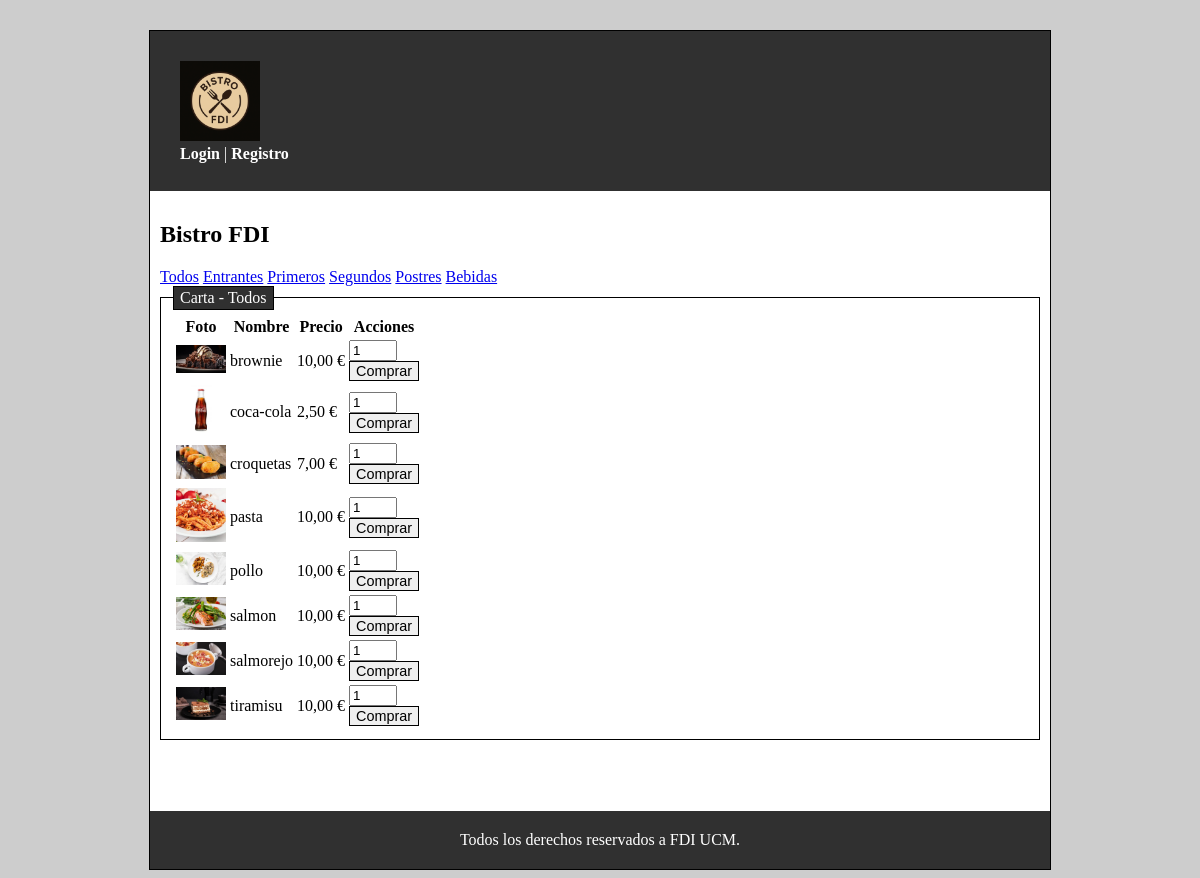
Page /carta.php on the committed database.
### tables this page shows
CREATE TABLE `Producto` (
    `nombre` varchar(15) NOT NULL,
    `precio` float NOT NULL,
    `disponibilidad` boolean NOT NULL DEFAULT 1,
    `iva` float NOT NULL DEFAULT 21,
    `ofertado` boolean NOT NULL DEFAULT 0,
    `descripcion` varchar(50) NOT NULL,
    `imagen` varchar(50) NOT NULL,
    `cocinable` boolean NOT NULL,
    `categoria` varchar(15) NOT NULL,
    PRIMARY KEY (`nombre`),
    FOREIGN KEY (`categoria`) REFERENCES `Categoria`(`nombre`)
);

### includes/productos/Producto.php (called while the page is built, shortened)
<?php
class Producto {
    public static function listarProductos()
    {
        $conn = Aplicacion::getInstance()->getConexionBd();
        $query = sprintf("SELECT nombre, precio, categoria, descripcion, imagen FROM Producto WHERE ofertado=true");
        $rs = $conn->query($query);
        $productos = [];
        if ($rs ) {
            while($fila = $rs->fetch_assoc()){
                $productos[] = $fila;
            }
            return $productos;
        }
        return false;
    }
}

### includes/aplicacion.php (called while the page is built, shortened)
<?php
class Aplicacion
{
    private static $instancia;
    public static function getInstance()
    {
        if (!self::$instancia instanceof self )
        {
            self::$instancia = new static();
        }
        return self::$instancia;
    }
    public function isCurrentUserLogged()
    {
        return isset($_SESSION['login']);
    }
}

### includes/config.php (called while the page is built, shortened)
<?php
require_once __DIR__ . '/aplicacion.php';
spl_autoload_register(function ($class) {
    $prefix = 'BistroFDI\\';
    $base_dir = __DIR__ . "/";
    $len = strlen($prefix);
    $relative_class = substr($class, $len);
    $file = str_replace('\\', '/', $base_dir) . str_replace("\\", '/', $relative_class) . '.php';
});

### includes/tables/tabla.php (the view, shortened to what this page needs)
<?php
abstract class Tabla {
    protected $columnas;
    protected $datos;
    protected $mostrarAcciones;
    public function __construct($columnas, $datos, $mostrarAcciones) {
        $this->columnas = $columnas;
        $this->datos = $datos;
        $this->mostrarAcciones = $mostrarAcciones;
    }
    private function generaCabecera() {
        $html = "<thead><tr>";
        foreach ($this->columnas as $titulo) {
            $html .= "<th>" . htmlspecialchars($titulo) . "</th>";
        }
        if ($this->mostrarAcciones) {
            $html .= "<th>Acciones</th>";
        }
        $html .= "</tr></thead>";
        return $html;
    }
    public function genera() {
        $html = "<table>";
        $html .= $this->generaCabecera();
        $html .= "<tbody>";
        if ($this->datos instanceof mysqli_result) {
            while ($fila = $this->datos->fetch_assoc()) {
                $html .= $this->generaFila($fila);
            }
        }
        else {
            foreach ($this->datos as $fila) {
                $html .= $this->generaFila($fila);
            }
        }
        $html .= "</tbody></table>";
        return $html;
    }
    private function generaFila($fila) {
        $html = "<tr>";
        foreach ($this->columnas as $campo => $titulo) {
            $valor = $fila[$campo] ?? '';
            $html .= "<td>" . $this->formateaContenido($campo, $valor, $fila) . "</td>";
        }
        if ($this->mostrarAcciones) {
            $html .= "<td>" . $this->generaAcciones($fila) . "</td>";
        }
        $html .= "</tr>";
        return $html;
    }
    protected function formateaContenido($campo, $valor, $fila) {
        return htmlspecialchars($valor);
    }
}

### carta.php (shortened to what this page needs)
<?php
require_once __DIR__.'/includes/config.php';
$categoriaSeleccionada = $_GET['cat'] ?? 'Todos';
$columnas = [
    'imagen' => 'Foto',
    'nombre' => 'Nombre',
    'precio' => 'Precio'
];
if ($categoriaSeleccionada == 'Todos') {
    $productos = Producto::listarProductos();
} else {
    $productos = Producto::listarPorCategoria($categoriaSeleccionada);
}
$filtrosHtml = <<<HTML
<div>
    <a href="carta.php?cat=Todos">Todos</a>
    <a href="carta.php?cat=entrante">Entrantes</a>
    <a href="carta.php?cat=primer plato">Primeros</a>
    <a href="carta.php?cat=segundo plato">Segundos</a>
    <a href="carta.php?cat=postre">Postres</a>
    <a href="carta.php?cat=bebida">Bebidas</a>
</div>
HTML;
$contenidoPrincipal = '';
$tabla = new TablaProductos($columnas, $productos, true);
$htmlTabla = $tabla->genera();
$contenidoPrincipal .= <<<EOS
<h1>Bistro FDI</h1>
$filtrosHtml
<fieldset>
    <legend>Carta - $categoriaSeleccionada</legend>
    $htmlTabla
</fieldset>
EOS;
require RAIZ_APP.'/includes/vistas/plantillas/plantilla.php';

### includes/tables/tablaProductos.php (shortened to what this page needs)
<?php
require_once dirname(__DIR__).'/config.php';
class TablaProductos extends Tabla {
    protected function formateaContenido($campo, $valor, $fila) {
        if ($campo === 'imagen') {
            $rutaImg = RUTA_IMGS . 'productos/' . $valor;
            return "<img src='$rutaImg' alt='Producto' style='width: 50px; height: auto;'>";
        }
        if ($campo === 'precio') {
            return number_format($valor, 2, ',', '.') . " €";
        }
        return parent::formateaContenido($campo, $valor, $fila);
    }
    protected function generaAcciones($fila) {
        $id = urlencode($fila['nombre']);
        $paginaActual = basename($_SERVER['PHP_SELF']);
        if ($paginaActual == 'carta.php') {
            $urlComprar = "includes/compras/añadir_carrito.php?id=$id";
            return <<<EOS
                <form action="$urlComprar" method="GET">
                    <input type="hidden" name="id" value="$id">
                    <input type="number" name="cantidad" value="1" min="1" style="width: 40px;">
                    <button type="submit">Comprar</button>
                </form>
            EOS;
        }
        return '';
    }
}

### includes/vistas/plantillas/plantilla.php (shortened to what this page needs)
<!DOCTYPE html>
<html>
    <head>
        <link rel="stylesheet" type="text/css" href="<?= RUTA_APP ?>/css/estilo.css" />
    </head>
    <body>
        <div id="contenedor">
            <?php
            require(RAIZ_APP.'/includes/vistas/comun/cabecera.php');
            ?>
            <main>
                <article>
                    <?= $contenidoPrincipal ?>
                </article>
            </main>
            <?php
            require(RAIZ_APP.'/includes/vistas/comun/pie.php');
            ?>
        </div>
    </body>
</html>

### includes/vistas/comun/cabecera.php (shortened to what this page needs)
<?php
function perfil() {
    $app = Aplicacion::getInstance();
    $html = '';
    if ($app->isCurrentUserLogged()) {
        $avatar = $app->getCurrentUserAvatar();
        $nombre = $app->getCurrentUserRealName();
        $rutaImg = RUTA_APP . '/img/avatares/' . $avatar;
        $fotoCarrito = RUTA_APP . '/img/carrito.png';
        $rutaPerfil = RUTA_APP . '/miCuenta.php';
        $rutaLogout = RUTA_APP . '/logout.php';
        $rutaCarrito = RUTA_APP. '/includes/compras/carrito.php';
        $html = "<div>
            Hola,
            <a href='$rutaPerfil'>$nombre<img src='$rutaImg' width='40'></a>
            <a href='$rutaCarrito'>Mi carrito<img src='$fotoCarrito' width='40'></a>
            <a href='$rutaLogout'>Salir</a>
        </div>";
    } else {
        $rutaRegistro = RUTA_APP . '/registro.php';
        $rutaLogin = RUTA_APP . '/login.php';
        $html = "<div>
            <a href='$rutaLogin'>Login</a> | <a href='$rutaRegistro'>Registro</a>
        </div>";
    }
    return $html;
}
?>
<header>
    <div class="logo-central">
        <a href="<?=__DIR__?>../../registro.php">
            <img src= "img/logo_bistro.png" alt="Bistro FDI Logo" width= "80"/>
        </a>
    </div>
    <div class="perfil">
        <?= perfil() ?>
    </div>
</header>

### includes/vistas/comun/pie.php
<footer>
	Todos los derechos reservados a FDI UCM.
</footer>

### css/estilo.css (style rules this page uses)
body { background-color: #CDCDCD; }
div#contenedor { width: 900px; margin: auto; border: 1px solid black; background-color: #aaaaaa; margin-top: 30px; }
header { padding: 30px; height: 100px; background-color: #303030; color: white; }
header a, header a:visited { color: white; font-weight: bold; text-decoration: none; }
main { padding: 10px; float: left; min-height: 600px; width: 880px; background-color: white; }
footer { clear: both; padding: 20px; background-color: #303030; color: white; text-align: center; }
fieldset { border: 1px solid black; margin: auto; }
legend { color: #fff; background: #303030; border: 1px solid black; padding: 2px 6px; }
input { display: block; }
button, a.boton { border: 1px solid black; font-size: 0.9em; font-family: Arial; font-weight: 400; }

### rows in the picture
producto: imagen (picture), nombre "brownie", precio "10,00 €"
producto: imagen (picture), nombre "coca-cola", precio "2,50 €"
producto: imagen (picture), nombre "croquetas", precio "7,00 €"
producto: imagen (picture), nombre "pasta", precio "10,00 €"
producto: imagen (picture), nombre "pollo", precio "10,00 €"
producto: imagen (picture), nombre "salmon", precio "10,00 €"
producto: imagen (picture), nombre "salmorejo", precio "10,00 €"
producto: imagen (picture), nombre "tiramisu", precio "10,00 €"

### other values in the picture
$categoriaSeleccionada "Todos"
$titulo "Foto"
$titulo "Nombre"
$titulo "Precio"
